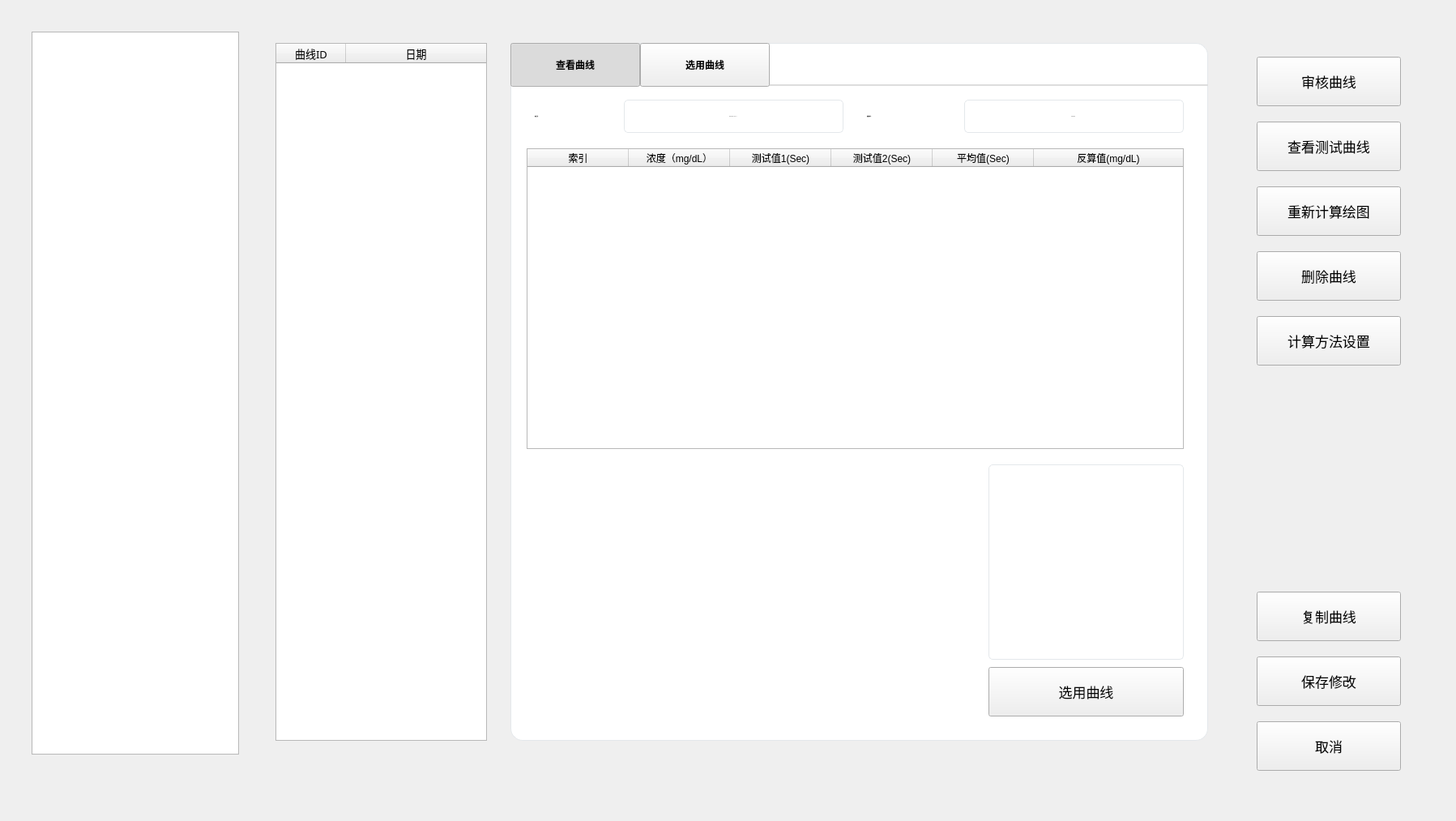
<?xml version="1.0" encoding="UTF-8"?>
<ui version="4.0">
 <class>frmCalibrationMaterial</class>
 <widget class="QWidget" name="frmCalibrationMaterial">
  <property name="geometry">
   <rect>
    <x>0</x>
    <y>0</y>
    <width>1797</width>
    <height>1013</height>
   </rect>
  </property>
  <property name="windowTitle">
   <string>Form</string>
  </property>
  <widget class="CusView" name="wgtProjTableBg" native="true">
   <property name="geometry">
    <rect>
     <x>30</x>
     <y>30</y>
     <width>274</width>
     <height>901</height>
    </rect>
   </property>
   <property name="minimumSize">
    <size>
     <width>0</width>
     <height>530</height>
    </size>
   </property>
   <layout class="QVBoxLayout" name="verticalLayout">
    <property name="leftMargin">
     <number>9</number>
    </property>
    <property name="topMargin">
     <number>9</number>
    </property>
    <property name="rightMargin">
     <number>9</number>
    </property>
    <item>
     <widget class="QListWidget" name="lstProject">
      <property name="font">
       <font>
        <family>苹方 粗体</family>
        <weight>75</weight>
        <italic>false</italic>
        <bold>true</bold>
       </font>
      </property>
      <property name="focusPolicy">
       <enum>Qt::NoFocus</enum>
      </property>
      <property name="styleSheet">
       <string notr="true"/>
      </property>
     </widget>
    </item>
   </layout>
  </widget>
  <widget class="CusView" name="wgtChartBg" native="true">
   <property name="geometry">
    <rect>
     <x>320</x>
     <y>29</y>
     <width>1181</width>
     <height>901</height>
    </rect>
   </property>
   <property name="minimumSize">
    <size>
     <width>0</width>
     <height>530</height>
    </size>
   </property>
   <property name="styleSheet">
    <string notr="true"/>
   </property>
   <widget class="QTableWidget" name="tb_calibration_curve">
    <property name="geometry">
     <rect>
      <x>20</x>
      <y>24</y>
      <width>261</width>
      <height>861</height>
     </rect>
    </property>
    <property name="font">
     <font>
      <family>苹方 粗体</family>
      <pointsize>10</pointsize>
     </font>
    </property>
    <property name="focusPolicy">
     <enum>Qt::NoFocus</enum>
    </property>
    <property name="styleSheet">
     <string notr="true"/>
    </property>
    <property name="showGrid">
     <bool>false</bool>
    </property>
    <property name="columnCount">
     <number>2</number>
    </property>
    <attribute name="horizontalHeaderMinimumSectionSize">
     <number>25</number>
    </attribute>
    <attribute name="horizontalHeaderDefaultSectionSize">
     <number>86</number>
    </attribute>
    <attribute name="horizontalHeaderStretchLastSection">
     <bool>true</bool>
    </attribute>
    <attribute name="verticalHeaderVisible">
     <bool>false</bool>
    </attribute>
    <column>
     <property name="text">
      <string>曲线ID</string>
     </property>
    </column>
    <column>
     <property name="text">
      <string>日期</string>
     </property>
    </column>
   </widget>
   <widget class="QWidget" name="widget" native="true">
    <property name="geometry">
     <rect>
      <x>310</x>
      <y>24</y>
      <width>861</width>
      <height>861</height>
     </rect>
    </property>
    <property name="font">
     <font>
      <family>苹方 粗体</family>
      <pointsize>15</pointsize>
     </font>
    </property>
    <property name="styleSheet">
     <string notr="true">QWidget#widget{
background-color: white;
border-radius: 15px;
border:1px solid #E4E8EB;
}</string>
    </property>
    <widget class="QWidget" name="wgtTabs" native="true">
     <property name="geometry">
      <rect>
       <x>0</x>
       <y>0</y>
       <width>900</width>
       <height>54</height>
      </rect>
     </property>
     <property name="minimumSize">
      <size>
       <width>0</width>
       <height>54</height>
      </size>
     </property>
     <property name="font">
      <font>
       <family>苹方 粗体</family>
       <pointsize>12</pointsize>
      </font>
     </property>
     <property name="styleSheet">
      <string notr="true">/*.QPushButton{
	font:bold 18px &quot;苹方 粗体&quot;;
	color:#AAAAAA;
	border:none;
	background-color:transparent;
	border-bottom:5px solid transparent;
}
.QPushButton:checked
{
	color:#444444;
	border-bottom:5px solid ;
}*/</string>
     </property>
     <widget class="QPushButton" name="btnLineInfo">
      <property name="geometry">
       <rect>
        <x>0</x>
        <y>0</y>
        <width>160</width>
        <height>54</height>
       </rect>
      </property>
      <property name="font">
       <font>
        <family>苹方 粗体</family>
        <weight>75</weight>
        <italic>false</italic>
        <bold>true</bold>
       </font>
      </property>
      <property name="focusPolicy">
       <enum>Qt::NoFocus</enum>
      </property>
      <property name="text">
       <string>查看曲线</string>
      </property>
      <property name="checkable">
       <bool>true</bool>
      </property>
      <property name="checked">
       <bool>true</bool>
      </property>
      <property name="autoExclusive">
       <bool>true</bool>
      </property>
     </widget>
     <widget class="QPushButton" name="btnLineUse">
      <property name="geometry">
       <rect>
        <x>160</x>
        <y>0</y>
        <width>160</width>
        <height>54</height>
       </rect>
      </property>
      <property name="font">
       <font>
        <family>苹方 粗体</family>
        <weight>75</weight>
        <italic>false</italic>
        <bold>true</bold>
       </font>
      </property>
      <property name="focusPolicy">
       <enum>Qt::NoFocus</enum>
      </property>
      <property name="text">
       <string>选用曲线</string>
      </property>
      <property name="checkable">
       <bool>true</bool>
      </property>
      <property name="checked">
       <bool>false</bool>
      </property>
      <property name="autoExclusive">
       <bool>true</bool>
      </property>
     </widget>
     <widget class="QLineEdit" name="lineEdit">
      <property name="geometry">
       <rect>
        <x>-80</x>
        <y>33</y>
        <width>1431</width>
        <height>20</height>
       </rect>
      </property>
      <property name="focusPolicy">
       <enum>Qt::NoFocus</enum>
      </property>
      <property name="styleSheet">
       <string notr="true">	border:none;
	background-color:transparent;
	border-bottom:2px solid #DDDDDD;
</string>
      </property>
     </widget>
     <zorder>lineEdit</zorder>
     <zorder>btnLineInfo</zorder>
     <zorder>btnLineUse</zorder>
    </widget>
    <widget class="QStackedWidget" name="stkLinePanel">
     <property name="geometry">
      <rect>
       <x>0</x>
       <y>60</y>
       <width>851</width>
       <height>791</height>
      </rect>
     </property>
     <property name="font">
      <font>
       <family>苹方 粗体</family>
       <pointsize>15</pointsize>
      </font>
     </property>
     <property name="styleSheet">
      <string notr="true">QWidget#stkLinePanel{
background-color: transparent;
}</string>
     </property>
     <property name="currentIndex">
      <number>0</number>
     </property>
     <widget class="QWidget" name="page">
      <property name="styleSheet">
       <string notr="true">QWidget#page{
background-color: transparent;
}</string>
      </property>
      <widget class="QLabel" name="label_2">
       <property name="geometry">
        <rect>
         <x>30</x>
         <y>10</y>
         <width>101</width>
         <height>41</height>
        </rect>
       </property>
       <property name="font">
        <font>
         <family>苹方 粗体</family>
         <pointsize>-1</pointsize>
         <weight>75</weight>
         <italic>false</italic>
         <bold>true</bold>
        </font>
       </property>
       <property name="styleSheet">
        <string notr="true">color:#444444;font:bold 18px &quot;苹方 粗体&quot;;</string>
       </property>
       <property name="text">
        <string>修改日期：</string>
       </property>
      </widget>
      <widget class="QLineEdit" name="ldtChangeDate">
       <property name="geometry">
        <rect>
         <x>140</x>
         <y>10</y>
         <width>271</width>
         <height>41</height>
        </rect>
       </property>
       <property name="font">
        <font>
         <family>苹方 粗体</family>
         <pointsize>-1</pointsize>
         <weight>50</weight>
         <italic>false</italic>
         <bold>false</bold>
        </font>
       </property>
       <property name="focusPolicy">
        <enum>Qt::ClickFocus</enum>
       </property>
       <property name="styleSheet">
        <string notr="true">border:1px solid #E4E8EB;border-radius:5px;padding:2px 4px;background-color: transparent;color:#444444;
font:18px &quot;苹方 粗体&quot;;</string>
       </property>
       <property name="text">
        <string>2021/08/18 12:51:11</string>
       </property>
       <property name="alignment">
        <set>Qt::AlignCenter</set>
       </property>
       <property name="readOnly">
        <bool>true</bool>
       </property>
      </widget>
      <widget class="QLabel" name="label_3">
       <property name="geometry">
        <rect>
         <x>440</x>
         <y>10</y>
         <width>121</width>
         <height>41</height>
        </rect>
       </property>
       <property name="font">
        <font>
         <family>苹方 粗体</family>
         <pointsize>-1</pointsize>
         <weight>75</weight>
         <italic>false</italic>
         <bold>true</bold>
        </font>
       </property>
       <property name="styleSheet">
        <string notr="true">color:#444444;font:bold 18px &quot;苹方 粗体&quot;;</string>
       </property>
       <property name="text">
        <string>校准品批号：</string>
       </property>
      </widget>
      <widget class="QLineEdit" name="ldtBooldBatch">
       <property name="geometry">
        <rect>
         <x>560</x>
         <y>10</y>
         <width>271</width>
         <height>41</height>
        </rect>
       </property>
       <property name="font">
        <font>
         <family>苹方 粗体</family>
         <pointsize>-1</pointsize>
         <weight>50</weight>
         <italic>false</italic>
         <bold>false</bold>
        </font>
       </property>
       <property name="focusPolicy">
        <enum>Qt::ClickFocus</enum>
       </property>
       <property name="styleSheet">
        <string notr="true">border:1px solid #E4E8EB;border-radius:5px;padding:2px 4px;background-color: transparent;color:#444444;
font:18px &quot;苹方 粗体&quot;;</string>
       </property>
       <property name="text">
        <string>123456454</string>
       </property>
       <property name="alignment">
        <set>Qt::AlignCenter</set>
       </property>
       <property name="readOnly">
        <bool>false</bool>
       </property>
      </widget>
      <widget class="QTableWidget" name="tbCalibrationResult">
       <property name="geometry">
        <rect>
         <x>20</x>
         <y>70</y>
         <width>811</width>
         <height>371</height>
        </rect>
       </property>
       <property name="font">
        <font>
         <family>苹方 粗体</family>
         <pointsize>11</pointsize>
        </font>
       </property>
       <property name="focusPolicy">
        <enum>Qt::NoFocus</enum>
       </property>
       <property name="styleSheet">
        <string notr="true"/>
       </property>
       <property name="showGrid">
        <bool>false</bool>
       </property>
       <property name="columnCount">
        <number>6</number>
       </property>
       <attribute name="horizontalHeaderMinimumSectionSize">
        <number>25</number>
       </attribute>
       <attribute name="horizontalHeaderDefaultSectionSize">
        <number>125</number>
       </attribute>
       <attribute name="horizontalHeaderStretchLastSection">
        <bool>true</bool>
       </attribute>
       <attribute name="verticalHeaderVisible">
        <bool>false</bool>
       </attribute>
       <column>
        <property name="text">
         <string>索引</string>
        </property>
       </column>
       <column>
        <property name="text">
         <string>浓度（mg/dL）</string>
        </property>
       </column>
       <column>
        <property name="text">
         <string>测试值1(Sec)</string>
        </property>
       </column>
       <column>
        <property name="text">
         <string>测试值2(Sec)</string>
        </property>
       </column>
       <column>
        <property name="text">
         <string>平均值(Sec)</string>
        </property>
       </column>
       <column>
        <property name="text">
         <string>反算值(mg/dL)</string>
        </property>
       </column>
      </widget>
      <widget class="CalibrationChart" name="cuplotCalibration" native="true">
       <property name="geometry">
        <rect>
         <x>20</x>
         <y>460</y>
         <width>551</width>
         <height>321</height>
        </rect>
       </property>
      </widget>
      <widget class="QTextEdit" name="lblDetail">
       <property name="geometry">
        <rect>
         <x>590</x>
         <y>460</y>
         <width>241</width>
         <height>241</height>
        </rect>
       </property>
       <property name="focusPolicy">
        <enum>Qt::ClickFocus</enum>
       </property>
       <property name="styleSheet">
        <string notr="true">border:1px solid #E4E8EB;border-radius:5px;padding:2px 4px;background-color: transparent;color:#444444;
font:18px &quot;苹方 粗体&quot;;</string>
       </property>
       <property name="readOnly">
        <bool>true</bool>
       </property>
      </widget>
      <widget class="QPushButton" name="btn_use_curve_2">
       <property name="geometry">
        <rect>
         <x>590</x>
         <y>710</y>
         <width>241</width>
         <height>61</height>
        </rect>
       </property>
       <property name="font">
        <font>
         <family>苹方 粗体</family>
         <pointsize>13</pointsize>
         <weight>50</weight>
         <bold>false</bold>
         <stylestrategy>PreferDefault</stylestrategy>
        </font>
       </property>
       <property name="focusPolicy">
        <enum>Qt::NoFocus</enum>
       </property>
       <property name="styleSheet">
        <string notr="true"/>
       </property>
       <property name="text">
        <string>选用曲线</string>
       </property>
       <property name="iconSize">
        <size>
         <width>37</width>
         <height>32</height>
        </size>
       </property>
       <property name="checkable">
        <bool>false</bool>
       </property>
       <property name="checked">
        <bool>false</bool>
       </property>
       <property name="autoExclusive">
        <bool>false</bool>
       </property>
      </widget>
     </widget>
     <widget class="QWidget" name="page_2">
      <property name="styleSheet">
       <string notr="true">QWidget#page_2{
background-color: transparent;
}</string>
      </property>
      <widget class="QTableWidget" name="tblLineApply">
       <property name="geometry">
        <rect>
         <x>30</x>
         <y>50</y>
         <width>801</width>
         <height>581</height>
        </rect>
       </property>
       <property name="font">
        <font>
         <family>苹方 粗体</family>
         <pointsize>10</pointsize>
        </font>
       </property>
       <property name="styleSheet">
        <string notr="true"/>
       </property>
       <property name="showGrid">
        <bool>false</bool>
       </property>
       <property name="columnCount">
        <number>2</number>
       </property>
       <attribute name="horizontalHeaderMinimumSectionSize">
        <number>25</number>
       </attribute>
       <attribute name="horizontalHeaderDefaultSectionSize">
        <number>230</number>
       </attribute>
       <attribute name="horizontalHeaderStretchLastSection">
        <bool>true</bool>
       </attribute>
       <attribute name="verticalHeaderVisible">
        <bool>false</bool>
       </attribute>
       <column>
        <property name="text">
         <string>组分批号</string>
        </property>
       </column>
       <column>
        <property name="text">
         <string>当前应用曲线</string>
        </property>
       </column>
      </widget>
      <widget class="QPushButton" name="btnApply">
       <property name="geometry">
        <rect>
         <x>630</x>
         <y>660</y>
         <width>201</width>
         <height>61</height>
        </rect>
       </property>
       <property name="font">
        <font>
         <family>苹方 粗体</family>
         <pointsize>13</pointsize>
         <weight>50</weight>
         <bold>false</bold>
         <stylestrategy>PreferDefault</stylestrategy>
        </font>
       </property>
       <property name="focusPolicy">
        <enum>Qt::NoFocus</enum>
       </property>
       <property name="styleSheet">
        <string notr="true"/>
       </property>
       <property name="text">
        <string>选用曲线</string>
       </property>
       <property name="iconSize">
        <size>
         <width>37</width>
         <height>32</height>
        </size>
       </property>
       <property name="checkable">
        <bool>false</bool>
       </property>
       <property name="checked">
        <bool>false</bool>
       </property>
       <property name="autoExclusive">
        <bool>false</bool>
       </property>
      </widget>
     </widget>
    </widget>
   </widget>
  </widget>
  <widget class="CusView" name="calFunMenu" native="true">
   <property name="geometry">
    <rect>
     <x>1525</x>
     <y>0</y>
     <width>226</width>
     <height>968</height>
    </rect>
   </property>
   <property name="focusPolicy">
    <enum>Qt::NoFocus</enum>
   </property>
   <widget class="QtMaterialFlatButton" name="btnCheck">
    <property name="geometry">
     <rect>
      <x>26</x>
      <y>70</y>
      <width>178</width>
      <height>61</height>
     </rect>
    </property>
    <property name="font">
     <font>
      <family>苹方 粗体</family>
      <pointsize>13</pointsize>
      <weight>50</weight>
      <bold>false</bold>
      <stylestrategy>PreferDefault</stylestrategy>
     </font>
    </property>
    <property name="focusPolicy">
     <enum>Qt::NoFocus</enum>
    </property>
    <property name="text">
     <string>审核曲线</string>
    </property>
    <property name="iconSize">
     <size>
      <width>37</width>
      <height>32</height>
     </size>
    </property>
    <property name="checkable">
     <bool>false</bool>
    </property>
    <property name="checked">
     <bool>false</bool>
    </property>
    <property name="autoExclusive">
     <bool>false</bool>
    </property>
   </widget>
   <widget class="QtMaterialFlatButton" name="btnShowChart">
    <property name="geometry">
     <rect>
      <x>26</x>
      <y>150</y>
      <width>178</width>
      <height>61</height>
     </rect>
    </property>
    <property name="font">
     <font>
      <family>苹方 粗体</family>
      <pointsize>13</pointsize>
      <weight>50</weight>
      <bold>false</bold>
      <stylestrategy>PreferDefault</stylestrategy>
     </font>
    </property>
    <property name="focusPolicy">
     <enum>Qt::NoFocus</enum>
    </property>
    <property name="text">
     <string>查看测试曲线</string>
    </property>
    <property name="iconSize">
     <size>
      <width>37</width>
      <height>32</height>
     </size>
    </property>
    <property name="checkable">
     <bool>false</bool>
    </property>
    <property name="checked">
     <bool>false</bool>
    </property>
    <property name="autoExclusive">
     <bool>false</bool>
    </property>
   </widget>
   <widget class="QtMaterialFlatButton" name="btnReCalculate">
    <property name="geometry">
     <rect>
      <x>26</x>
      <y>230</y>
      <width>178</width>
      <height>61</height>
     </rect>
    </property>
    <property name="font">
     <font>
      <family>苹方 粗体</family>
      <pointsize>13</pointsize>
      <weight>50</weight>
      <bold>false</bold>
      <stylestrategy>PreferDefault</stylestrategy>
     </font>
    </property>
    <property name="focusPolicy">
     <enum>Qt::NoFocus</enum>
    </property>
    <property name="text">
     <string>重新计算绘图</string>
    </property>
    <property name="iconSize">
     <size>
      <width>37</width>
      <height>32</height>
     </size>
    </property>
    <property name="checkable">
     <bool>false</bool>
    </property>
    <property name="checked">
     <bool>false</bool>
    </property>
    <property name="autoExclusive">
     <bool>false</bool>
    </property>
   </widget>
   <widget class="QtMaterialFlatButton" name="btnSave">
    <property name="geometry">
     <rect>
      <x>26</x>
      <y>810</y>
      <width>178</width>
      <height>61</height>
     </rect>
    </property>
    <property name="font">
     <font>
      <family>苹方 粗体</family>
      <pointsize>13</pointsize>
      <weight>50</weight>
      <bold>false</bold>
      <stylestrategy>PreferDefault</stylestrategy>
     </font>
    </property>
    <property name="focusPolicy">
     <enum>Qt::NoFocus</enum>
    </property>
    <property name="text">
     <string>保存修改</string>
    </property>
    <property name="iconSize">
     <size>
      <width>37</width>
      <height>32</height>
     </size>
    </property>
    <property name="checkable">
     <bool>false</bool>
    </property>
    <property name="checked">
     <bool>false</bool>
    </property>
    <property name="autoExclusive">
     <bool>false</bool>
    </property>
   </widget>
   <widget class="QtMaterialFlatButton" name="btnCancel">
    <property name="geometry">
     <rect>
      <x>26</x>
      <y>890</y>
      <width>178</width>
      <height>61</height>
     </rect>
    </property>
    <property name="font">
     <font>
      <family>苹方 粗体</family>
      <pointsize>13</pointsize>
      <weight>50</weight>
      <bold>false</bold>
      <stylestrategy>PreferDefault</stylestrategy>
     </font>
    </property>
    <property name="focusPolicy">
     <enum>Qt::NoFocus</enum>
    </property>
    <property name="text">
     <string>取消</string>
    </property>
    <property name="iconSize">
     <size>
      <width>37</width>
      <height>32</height>
     </size>
    </property>
    <property name="checkable">
     <bool>false</bool>
    </property>
    <property name="checked">
     <bool>false</bool>
    </property>
    <property name="autoExclusive">
     <bool>false</bool>
    </property>
   </widget>
   <widget class="QtMaterialFlatButton" name="btnDelLine">
    <property name="geometry">
     <rect>
      <x>26</x>
      <y>310</y>
      <width>178</width>
      <height>61</height>
     </rect>
    </property>
    <property name="font">
     <font>
      <family>苹方 粗体</family>
      <pointsize>13</pointsize>
      <weight>50</weight>
      <bold>false</bold>
      <stylestrategy>PreferDefault</stylestrategy>
     </font>
    </property>
    <property name="focusPolicy">
     <enum>Qt::NoFocus</enum>
    </property>
    <property name="text">
     <string>删除曲线</string>
    </property>
    <property name="iconSize">
     <size>
      <width>37</width>
      <height>32</height>
     </size>
    </property>
    <property name="checkable">
     <bool>false</bool>
    </property>
    <property name="checked">
     <bool>false</bool>
    </property>
    <property name="autoExclusive">
     <bool>false</bool>
    </property>
   </widget>
   <widget class="QtMaterialFlatButton" name="btnCopy">
    <property name="geometry">
     <rect>
      <x>26</x>
      <y>730</y>
      <width>178</width>
      <height>61</height>
     </rect>
    </property>
    <property name="font">
     <font>
      <family>苹方 粗体</family>
      <pointsize>13</pointsize>
      <weight>50</weight>
      <bold>false</bold>
      <stylestrategy>PreferDefault</stylestrategy>
     </font>
    </property>
    <property name="focusPolicy">
     <enum>Qt::NoFocus</enum>
    </property>
    <property name="text">
     <string>复制曲线</string>
    </property>
    <property name="iconSize">
     <size>
      <width>37</width>
      <height>32</height>
     </size>
    </property>
    <property name="checkable">
     <bool>false</bool>
    </property>
    <property name="checked">
     <bool>false</bool>
    </property>
    <property name="autoExclusive">
     <bool>false</bool>
    </property>
   </widget>
   <widget class="QtMaterialFlatButton" name="btnCalculateIDSetting">
    <property name="geometry">
     <rect>
      <x>26</x>
      <y>390</y>
      <width>178</width>
      <height>61</height>
     </rect>
    </property>
    <property name="font">
     <font>
      <family>苹方 粗体</family>
      <pointsize>13</pointsize>
      <weight>50</weight>
      <bold>false</bold>
      <stylestrategy>PreferDefault</stylestrategy>
     </font>
    </property>
    <property name="focusPolicy">
     <enum>Qt::NoFocus</enum>
    </property>
    <property name="text">
     <string>计算方法设置</string>
    </property>
    <property name="iconSize">
     <size>
      <width>37</width>
      <height>32</height>
     </size>
    </property>
    <property name="checkable">
     <bool>false</bool>
    </property>
    <property name="checked">
     <bool>false</bool>
    </property>
    <property name="autoExclusive">
     <bool>false</bool>
    </property>
   </widget>
  </widget>
 </widget>
 <customwidgets>
  <customwidget>
   <class>QtMaterialFlatButton</class>
   <extends>QPushButton</extends>
   <header>qtmaterialflatbutton.h</header>
  </customwidget>
  <customwidget>
   <class>CusView</class>
   <extends>QWidget</extends>
   <header>cusview.h</header>
   <container>1</container>
  </customwidget>
  <customwidget>
   <class>CalibrationChart</class>
   <extends>QWidget</extends>
   <header>calibrationchart.h</header>
   <container>1</container>
  </customwidget>
 </customwidgets>
 <resources/>
 <connections/>
</ui>
